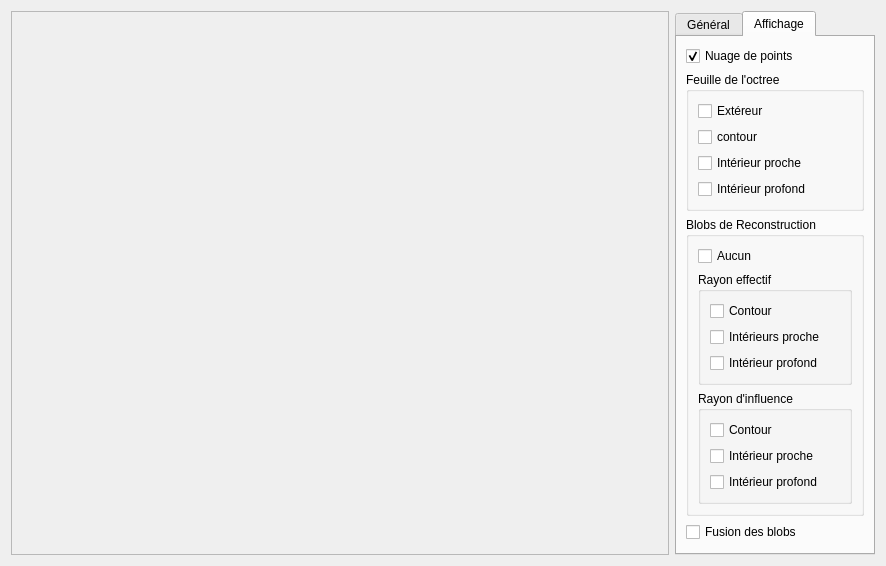
<?xml version="1.0" encoding="UTF-8"?>
<ui version="4.0">
 <class>Main</class>
 <widget class="QWidget" name="Main">
  <property name="geometry">
   <rect>
    <x>0</x>
    <y>0</y>
    <width>886</width>
    <height>562</height>
   </rect>
  </property>
  <property name="baseSize">
   <size>
    <width>640</width>
    <height>480</height>
   </size>
  </property>
  <property name="windowTitle">
   <string notr="true">PFE</string>
  </property>
  <layout class="QGridLayout" name="gridLayout_3">
   <item row="0" column="0">
    <widget class="QFrame" name="mGLContainer">
     <property name="sizePolicy">
      <sizepolicy hsizetype="Expanding" vsizetype="Expanding">
       <horstretch>0</horstretch>
       <verstretch>0</verstretch>
      </sizepolicy>
     </property>
     <property name="baseSize">
      <size>
       <width>1024</width>
       <height>768</height>
      </size>
     </property>
     <property name="frameShape">
      <enum>QFrame::StyledPanel</enum>
     </property>
     <property name="frameShadow">
      <enum>QFrame::Raised</enum>
     </property>
    </widget>
   </item>
   <item row="0" column="1">
    <widget class="QTabWidget" name="mMenu">
     <property name="sizePolicy">
      <sizepolicy hsizetype="Minimum" vsizetype="Expanding">
       <horstretch>0</horstretch>
       <verstretch>0</verstretch>
      </sizepolicy>
     </property>
     <property name="minimumSize">
      <size>
       <width>200</width>
       <height>0</height>
      </size>
     </property>
     <property name="currentIndex">
      <number>1</number>
     </property>
     <widget class="QWidget" name="tab">
      <attribute name="title">
       <string>Général</string>
      </attribute>
      <layout class="QVBoxLayout" name="verticalLayout_3">
       <item>
        <widget class="QPushButton" name="mOpenFileButton">
         <property name="text">
          <string>Open file</string>
         </property>
        </widget>
       </item>
       <item>
        <widget class="QGroupBox" name="groupBox">
         <property name="title">
          <string>Reconstruction</string>
         </property>
         <layout class="QGridLayout" name="gridLayout">
          <item row="0" column="0">
           <widget class="QLabel" name="mTresholdLabel">
            <property name="text">
             <string>Seuil :</string>
            </property>
           </widget>
          </item>
          <item row="1" column="0" colspan="2">
           <widget class="QCheckBox" name="mOptimizeCheckBox">
            <property name="text">
             <string>Optimisation</string>
            </property>
           </widget>
          </item>
          <item row="2" column="1">
           <widget class="QPushButton" name="mReconctructionButton">
            <property name="text">
             <string>Reconstruire</string>
            </property>
           </widget>
          </item>
          <item row="0" column="1">
           <widget class="QDoubleSpinBox" name="mTresholdSpinBox">
            <property name="value">
             <double>0.150000000000000</double>
            </property>
           </widget>
          </item>
         </layout>
        </widget>
       </item>
       <item>
        <widget class="QGroupBox" name="groupBox_2">
         <property name="title">
          <string>Rendu fusion</string>
         </property>
         <layout class="QGridLayout" name="gridLayout_2">
          <item row="0" column="0">
           <widget class="QLabel" name="mVoxelNumberLabel">
            <property name="text">
             <string>Nb Voxels : </string>
            </property>
           </widget>
          </item>
          <item row="0" column="1">
           <widget class="QSpinBox" name="mVoxelNumberSpinbox">
            <property name="contextMenuPolicy">
             <enum>Qt::DefaultContextMenu</enum>
            </property>
            <property name="value">
             <number>64</number>
            </property>
           </widget>
          </item>
          <item row="1" column="0" colspan="2">
           <widget class="QPushButton" name="mRenderButton">
            <property name="text">
             <string>Rendu</string>
            </property>
           </widget>
          </item>
         </layout>
        </widget>
       </item>
       <item>
        <spacer name="verticalSpacer">
         <property name="orientation">
          <enum>Qt::Vertical</enum>
         </property>
         <property name="sizeHint" stdset="0">
          <size>
           <width>20</width>
           <height>40</height>
          </size>
         </property>
        </spacer>
       </item>
      </layout>
     </widget>
     <widget class="QWidget" name="tab_2">
      <attribute name="title">
       <string>Affichage</string>
      </attribute>
      <layout class="QVBoxLayout" name="verticalLayout_4">
       <item>
        <widget class="QCheckBox" name="mCloudPointCheckbox">
         <property name="text">
          <string>Nuage de points</string>
         </property>
         <property name="checked">
          <bool>true</bool>
         </property>
        </widget>
       </item>
       <item>
        <widget class="QGroupBox" name="groupBox_3">
         <property name="title">
          <string>Feuille de l'octree</string>
         </property>
         <layout class="QGridLayout" name="gridLayout_5">
          <item row="0" column="0">
           <widget class="QCheckBox" name="mOuterOctreeCheckbox">
            <property name="text">
             <string>Extéreur</string>
            </property>
           </widget>
          </item>
          <item row="1" column="0">
           <widget class="QCheckBox" name="mcontourOctreeCheckbox">
            <property name="text">
             <string>contour</string>
            </property>
           </widget>
          </item>
          <item row="2" column="0">
           <widget class="QCheckBox" name="mNearInnerOctreeCheckbox">
            <property name="text">
             <string>Intérieur proche</string>
            </property>
           </widget>
          </item>
          <item row="3" column="0">
           <widget class="QCheckBox" name="mDeepInnerOctreeCheckbox">
            <property name="text">
             <string>Intérieur profond</string>
            </property>
           </widget>
          </item>
         </layout>
        </widget>
       </item>
       <item>
        <widget class="QGroupBox" name="groupBox_4">
         <property name="title">
          <string>Blobs de Reconstruction</string>
         </property>
         <layout class="QVBoxLayout" name="verticalLayout_2">
          <item>
           <widget class="QCheckBox" name="mBlobsNone">
            <property name="text">
             <string>Aucun</string>
            </property>
           </widget>
          </item>
          <item>
           <widget class="QGroupBox" name="groupBox_5">
            <property name="title">
             <string>Rayon effectif</string>
            </property>
            <layout class="QGridLayout" name="gridLayout_4">
             <item row="0" column="0">
              <widget class="QCheckBox" name="mContourERadiusCheckbox">
               <property name="text">
                <string>Contour</string>
               </property>
              </widget>
             </item>
             <item row="1" column="0">
              <widget class="QCheckBox" name="mNearInnerERadiusCheckbox">
               <property name="text">
                <string>Intérieurs proche</string>
               </property>
              </widget>
             </item>
             <item row="2" column="0">
              <widget class="QCheckBox" name="mDeepInnerERadiuscheckbox">
               <property name="text">
                <string>Intérieur profond</string>
               </property>
              </widget>
             </item>
            </layout>
           </widget>
          </item>
          <item>
           <widget class="QGroupBox" name="groupBox_6">
            <property name="title">
             <string>Rayon d'influence</string>
            </property>
            <layout class="QVBoxLayout" name="verticalLayout">
             <item>
              <widget class="QCheckBox" name="mContourIRadiusCheckbox">
               <property name="text">
                <string>Contour</string>
               </property>
              </widget>
             </item>
             <item>
              <widget class="QCheckBox" name="mNearInnerIRadiusCheckbox">
               <property name="text">
                <string>Intérieur proche</string>
               </property>
              </widget>
             </item>
             <item>
              <widget class="QCheckBox" name="mDeepInnerIRadiusCheckbox">
               <property name="text">
                <string>Intérieur profond</string>
               </property>
              </widget>
             </item>
            </layout>
           </widget>
          </item>
         </layout>
        </widget>
       </item>
       <item>
        <widget class="QCheckBox" name="mBlobFusionCheckbox">
         <property name="text">
          <string>Fusion des blobs</string>
         </property>
        </widget>
       </item>
       <item>
        <spacer name="verticalSpacer_2">
         <property name="orientation">
          <enum>Qt::Vertical</enum>
         </property>
         <property name="sizeHint" stdset="0">
          <size>
           <width>20</width>
           <height>40</height>
          </size>
         </property>
        </spacer>
       </item>
      </layout>
     </widget>
    </widget>
   </item>
  </layout>
 </widget>
 <resources/>
 <connections/>
</ui>
